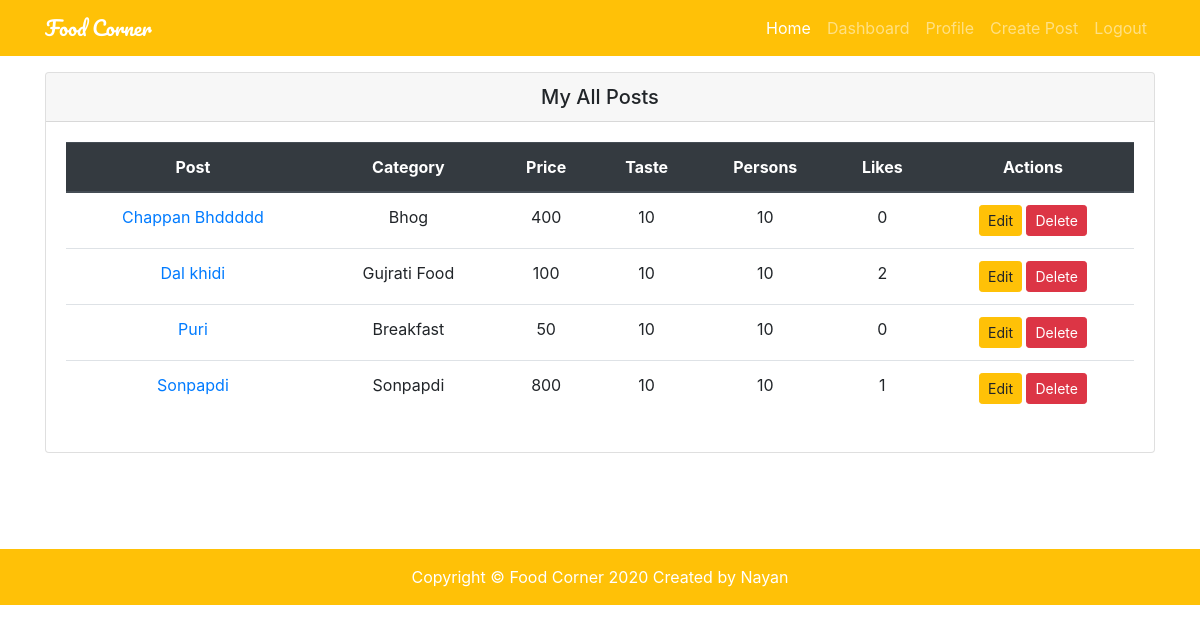
The app's page /dashboard/myposts/ (signed in) with its own data.
### restaurants/models.py (models this page shows, shortened)
class Restaurant(models.Model):
    user = models.ForeignKey(User, on_delete=models.CASCADE)
    title = models.CharField(max_length=120)
    image = models.ImageField(upload_to='restaurants/')
    categories = models.CharField(max_length=120)
    location = models.CharField(max_length=120)
    price = models.IntegerField()
    vat = models.PositiveIntegerField(default=0)
    taste = models.PositiveIntegerField(choices=choices)
    persons = models.PositiveIntegerField(choices=choices)
    details = models.TextField()
    slug = models.SlugField(unique=True, blank=True)
    likes = models.ManyToManyField(User, related_name='post_likes', blank=True)
    views = models.IntegerField(default=0,blank=True)
    created_at = models.DateTimeField(auto_now_add=True)
    updated_at = models.DateTimeField(auto_now=True)
    is_active = models.BooleanField(default=True)
    def likes_count(self):
        return self.likes.count()

### restaurants/views.py (the view)
# urls.py: path('dashboard/myposts/', MyPostView.as_view(), name='my_posts'),
class MyPostView(LoginRequiredMixin, ListView):
    template_name = 'restaurants/my_posts.html'
    def get_queryset(self):
        return Restaurant.objects.filter(user=self.request.user)

### restaurants/context_processor.py (called while the page is built)
def categories(request):
    cat_list = []
    all_cat = Restaurant.objects.all()
    for cat in all_cat:
        name_list = cat.categories.split(',')
        for item in name_list:
            cat_list.append(item)
    cat_dict = {'categories': set(cat_list)}
    return cat_dict

def user_liked_posts(request):
    if request.user.is_authenticated:
        posts = Restaurant.objects.filter(likes=request.user.id)
        return {'user_liked_posts': posts}
    else:
        return {'user_liked_posts': None}

def recent_posts(request):
    posts = Restaurant.objects.all().order_by('-created_at')[:5]
    return {'recent_posts': posts}

### templates/restaurants/my_posts.html (shortened to what this page needs)
{% extends 'base.html' %}
{% block content %}
<div class="row my-3 mb-5">
    <div class="col-md-12 mb-5">
        <div class="card">
            <h5 class="card-header text-center">My All Posts</h5>
            <div class="card-body">
                {% if object_list %}
                <table class="table text-center">
                    <thead class="thead-dark">
                        <tr>
                            <th scope="col">Post</th>
                            <th scope="col">Category</th>
                            <th scope="col">Price</th>
                            <th scope="col">Taste</th>
                            <th scope="col">Persons</th>
                            <th scope="col">Likes</th>
                            <th scope="col">Actions</th>
                        </tr>
                    </thead>
                    <tbody>
                        {% for obj in object_list %}
                        <tr>
                            <td><a href="{% url 'detail' obj.slug %}">{{ obj.title }}</a></td>
                            <td>{{ obj.categories }}</td>
                            <td>{{ obj.price }}</td>
                            <td>{{ obj.taste }}</td>
                            <td>{{ obj.persons }}</td>
                            <td>{{ obj.likes_count }}</td>
                            <td>
                                <a class="btn btn-warning btn-sm" href="{% url 'update' obj.slug %}" role="button">Edit</a>
                                <a class="btn btn-danger btn-sm" href="{% url 'delete' obj.slug %}" role="button">Delete</a>
                            </td>
                        </tr>
                        {% endfor %}
                    </tbody>
                </table>
                {% else %}
                <p>You have not any post yet !! <a href="{% url 'create' %}">Create a new one..</a></p>
                {% endif %}
            </div>
        </div>
    </div>
</div>
{% endblock content %}

### static/restaurants/css/style.css (style rules this page uses)
body { padding-top: 56px; }

### records on screen
Restaurant: title "Chappan Bhddddd", categories "Bhog", price "400", taste "10", persons "10", likes_count "0"
Restaurant: title "Dal khidi", categories "Gujrati Food", price "100", taste "10", persons "10", likes_count "2"
Restaurant: title "Puri", categories "Breakfast", price "50", taste "10", persons "10", likes_count "0"
Restaurant: title "Sonpapdi", categories "Sonpapdi", price "800", taste "10", persons "10", likes_count "1"
